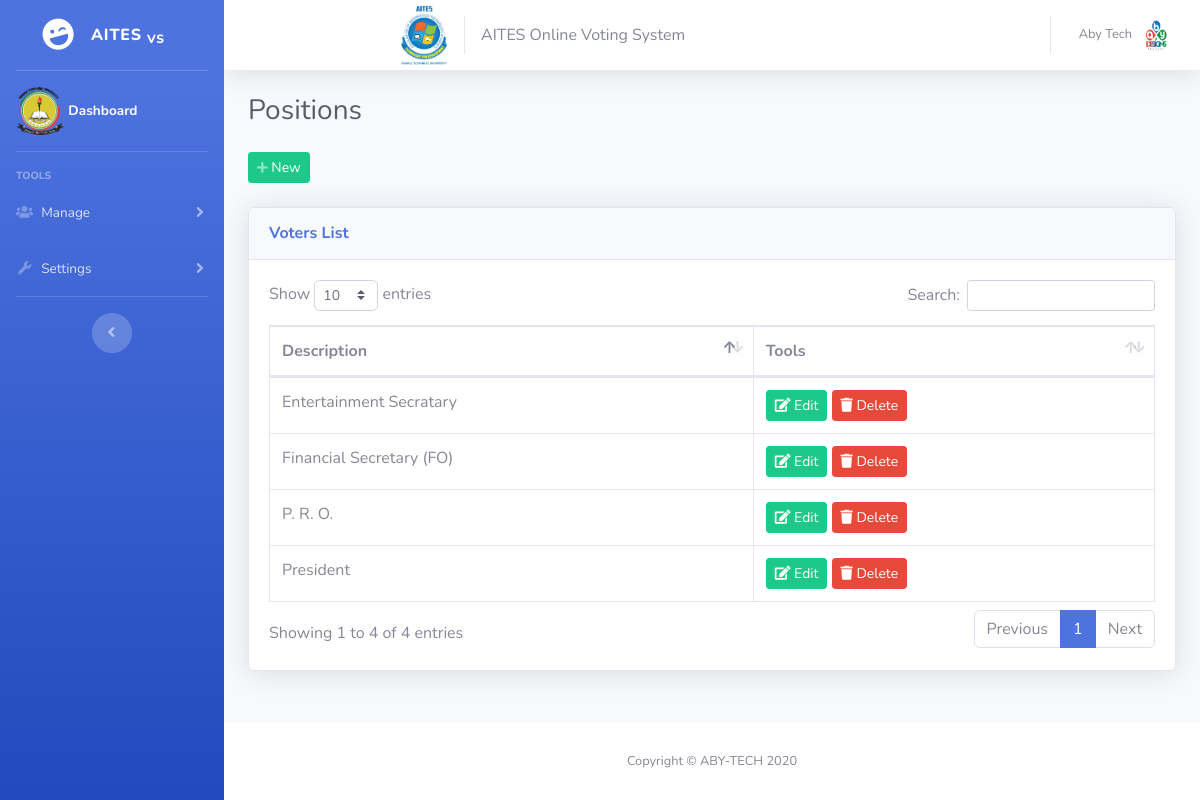
Page /admin/positions.php (signed in) on the committed database.
### tables this page shows
CREATE TABLE `positions` (
  `id` int(11) NOT NULL,
  `description` varchar(50) NOT NULL,
  `max_vote` int(11) NOT NULL,
  `priority` int(11) NOT NULL
);

### admin/includes/session.php (called while the page is built, shortened)
<?php
	include 'includes/conn.php';
	$sql = "SELECT * FROM admin WHERE id = '".$_SESSION['admin']."'";
	$query = $conn->query($sql);
	$user = $query->fetch_assoc();
?>

### admin/positions.php (the view, shortened to what this page needs)
<?php include 'includes/session.php'; ?>
<?php include 'includes/header.php'; ?>
<?php include 'includes/navbar.php'; ?>
  <div class="container-fluid">
          <div class=" align-items-center justify-content-between mb-4">
            <h1 class="h3 mb-0 text-gray-800">Positions</h1>
          </div>
    <section class="content">
          <div class=" align-items-center justify-content-between mb-4">
              <a href="#addnew" data-toggle="modal" class="btn btn-success btn-sm "><i class="fas fa-plus fa-sm text-white-50"></i> New</a>
          </div>
          <div class="card shadow mb-4">
            <div class="card-header py-3">
              <h6 class="m-0 font-weight-bold text-primary">Voters List</h6>
            </div>
            <div class="card-body">
              <div class="table-responsive">
                <table class="table table-bordered" id="example1" width="100%" cellspacing="0">
                <thead>
                  <th>Description</th>
                  <th>Tools</th>
                </thead>
                <tbody>
                  <?php
                    $sql = "SELECT * FROM positions ORDER BY priority ASC";
                    $query = $conn->query($sql);
                    while($row = $query->fetch_assoc()){
                      echo "
                        <tr>
                          <td>".$row['description']."</td>
                          <td>
                            <button class='btn btn-success btn-sm edit btn-flat' data-id='".$row['id']."'><i class='fa fa-edit'></i> Edit</button>
                            <button class='btn btn-danger btn-sm delete btn-flat' data-id='".$row['id']."'><i class='fa fa-trash'></i> Delete</button>
                          </td>
                        </tr>
                      ";
                    }
                  ?>
                </tbody>
              </table>
            </div>
          </div>
        </div>
      </div>
  </div>
  <?php include 'includes/footer.php'; ?>
</body>
</html>

### admin/includes/nav.php (shortened to what this page needs)
<nav class="navbar navbar-expand navbar-light bg-white topbar mb-4 static-top shadow">
  <img class="img-profile " style="width: 3em;margin-left: 10em;" src="../images/aites.png">
  <span class="mr-2 d-none d-lg-inline text-gray-600">AITES Online Voting System</span>
  <ul class="navbar-nav ml-auto">
    <li class="nav-item dropdown no-arrow">
      <a class="nav-link dropdown-toggle" href="#" id="userDropdown" role="button" data-toggle="dropdown" aria-haspopup="true" aria-expanded="false">
        <span class="mr-2 d-none d-lg-inline text-gray-600 small">
       <?php echo $user['firstname'].' '.$user['lastname']; ?>
        </span>
        <img class="img-profile rounded-circle" src="<?php echo (!empty($user['photo'])) ? '../images/'.$user['photo'] : '../images/profile.jpg'; ?>">
      </a>
    </li>
  </ul>
</nav>

### rows in the picture
positions: description "President"
positions: description "Entertainment Secratary"
positions: description "P. R. O."
positions: description "Financial Secretary (FO)"

### other values in the picture
$user['firstname'] "Aby"
$user['lastname'] "Tech"
